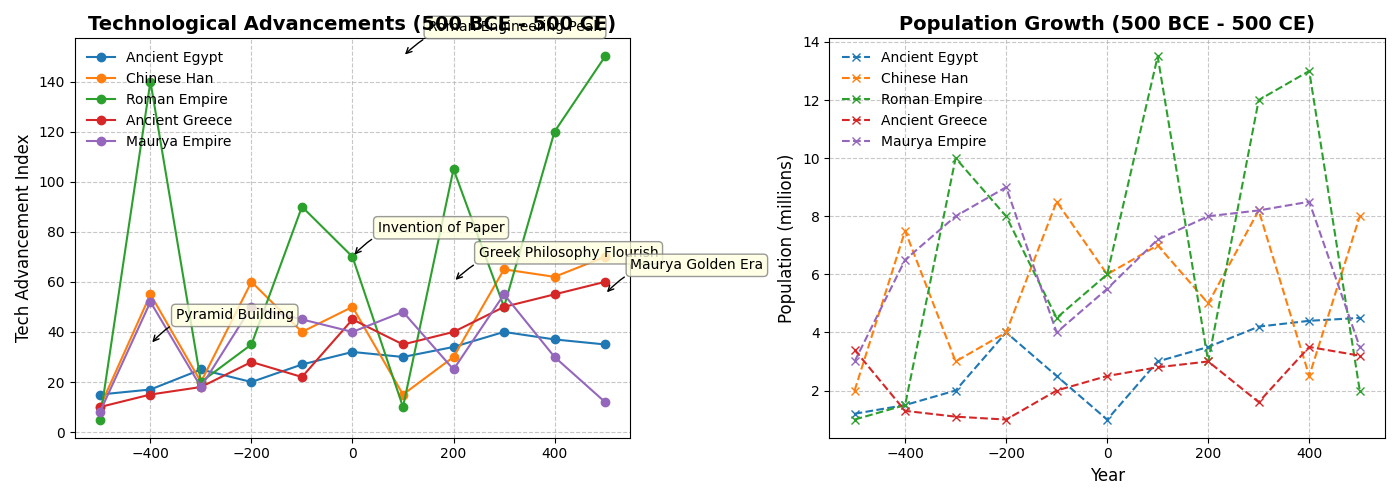

The script that drew this image:
import matplotlib.pyplot as plt
import numpy as np

civilizations = ['Ancient Egypt', 'Chinese Han', 'Roman Empire', 'Ancient Greece', 'Maurya Empire']

years = np.arange(-500, 501, 100)

tech_advancements = {
    'Ancient Egypt': [15, 17, 25, 20, 27, 32, 30, 34, 40, 37, 35],  # Randomly altered order
    'Chinese Han': [10, 55, 20, 60, 40, 50, 15, 30, 65, 62, 70],    # Randomly altered order
    'Roman Empire': [5, 140, 20, 35, 90, 70, 10, 105, 50, 120, 150],  # Randomly altered order
    'Ancient Greece': [10, 15, 18, 28, 22, 45, 35, 40, 50, 55, 60],  # Randomly altered order
    'Maurya Empire': [8, 52, 18, 50, 45, 40, 48, 25, 55, 30, 12]     # Randomly altered order
}

population_growth = {
    'Ancient Egypt': [1.2, 1.5, 2, 4, 2.5, 1, 3, 3.5, 4.2, 4.4, 4.5],   # Randomly altered order
    'Chinese Han': [2, 7.5, 3, 4, 8.5, 6, 7, 5, 8.2, 2.5, 8],          # Randomly altered order
    'Roman Empire': [1, 1.5, 10, 8, 4.5, 6, 13.5, 3, 12, 13, 2],       # Randomly altered order
    'Ancient Greece': [3.4, 1.3, 1.1, 1, 2, 2.5, 2.8, 3, 1.6, 3.5, 3.2], # Randomly altered order
    'Maurya Empire': [3, 6.5, 8, 9, 4, 5.5, 7.2, 8, 8.2, 8.5, 3.5]     # Randomly altered order
}

fig, axs = plt.subplots(1, 2, figsize=(14, 5))

for civ, advancements in tech_advancements.items():
    axs[0].plot(years, advancements, marker='o', label=civ)

axs[0].set_title('Technological Advancements (500 BCE - 500 CE)', fontsize=14, fontweight='bold')
axs[0].set_ylabel('Tech Advancement Index', fontsize=12)
axs[0].legend(loc='upper left', fontsize=10, frameon=False)
axs[0].grid(True, linestyle='--', alpha=0.7)

for civ, population in population_growth.items():
    axs[1].plot(years, population, marker='x', linestyle='dashed', label=civ)

axs[1].set_title('Population Growth (500 BCE - 500 CE)', fontsize=14, fontweight='bold')
axs[1].set_ylabel('Population (millions)', fontsize=12)
axs[1].set_xlabel('Year', fontsize=12)
axs[1].legend(loc='upper left', fontsize=10, frameon=False)
axs[1].grid(True, linestyle='--', alpha=0.7)

annotations = [
    (-400, 35, "Pyramid Building"),
    (0, 70, "Invention of Paper"),
    (100, 150, "Roman Engineering Peak"),
    (200, 60, "Greek Philosophy Flourish"),
    (500, 55, "Maurya Golden Era")
]

for (x, y, text) in annotations:
    axs[0].annotate(text, xy=(x, y), xytext=(x+50, y+10),
                    bbox=dict(boxstyle="round,pad=0.3", edgecolor='gray', facecolor='lightyellow', alpha=0.8),
                    arrowprops=dict(arrowstyle='->', connectionstyle='arc3,rad=0.3', color='black'))

plt.tight_layout()
plt.show()
